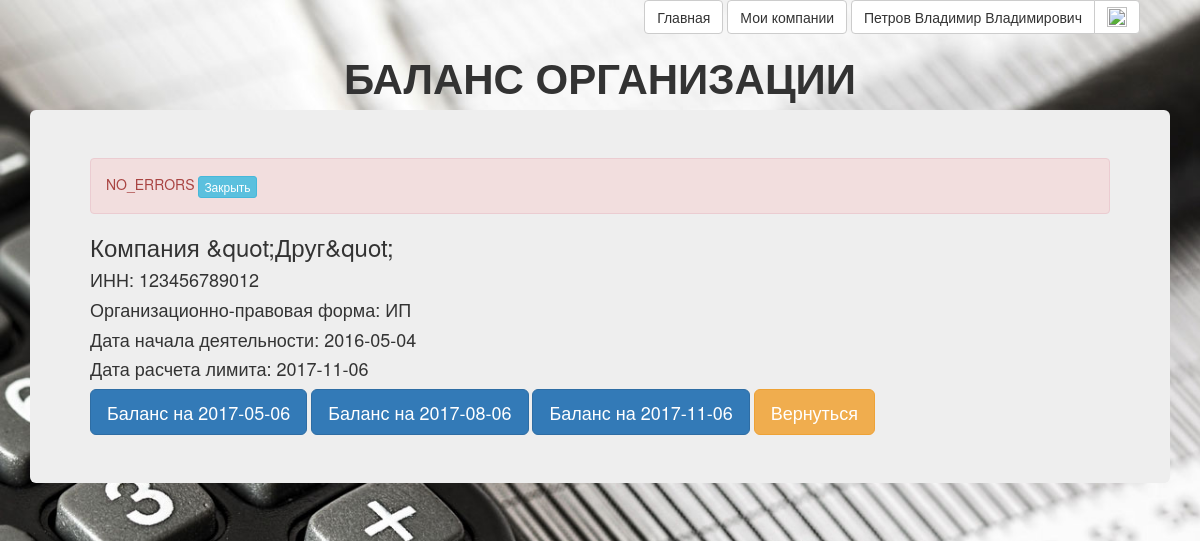
Page /cred_limit/balance_dates.php?Company_Id=17 (signed in) on the committed database.
### tables this page shows
CREATE TABLE `users` (
  `id` bigint(20) UNSIGNED NOT NULL,
  `email` char(64) NOT NULL,
  `nickname` char(64) NOT NULL,
  `password` char(225) NOT NULL,
  `fullname` char(100) DEFAULT NULL,
  `newsletter` tinyint(1) DEFAULT NULL,
  `status_active` tinyint(1) NOT NULL
);

CREATE TABLE `company` (
  `Id` int(10) UNSIGNED NOT NULL,
  `INN` bigint(20) UNSIGNED NOT NULL,
  `GSZ_Id` tinyint(2) UNSIGNED NOT NULL,
  `User_Id` bigint(20) UNSIGNED NOT NULL,
  `Name` char(150) NOT NULL,
  `OPF_Id` tinyint(2) UNSIGNED NOT NULL,
  `SNO_Id` tinyint(2) UNSIGNED NOT NULL,
  `Date_Registr` date DEFAULT NULL,
  `Date_Begin_Work` date DEFAULT NULL
);

CREATE TABLE `OPF` (
  `Id` tinyint(2) UNSIGNED NOT NULL,
  `Brief_Name` varchar(10) NOT NULL,
  `Full_Name` varchar(100) NOT NULL,
  `INN_Length` tinyint(2) UNSIGNED NOT NULL,
  `Is_Corporation` tinyint(1) NOT NULL DEFAULT '1' COMMENT 'Признак того, что компания является организацией (не ИП). У ИП=0, у других = 1.'
);

CREATE TABLE `calc_limit_dates` (
  `Id` tinyint(2) NOT NULL,
  `Date_calc_limit` date NOT NULL,
  `GSZ_Id` tinyint(2) UNSIGNED NOT NULL
);

### registration/lib/common.php (called while the page is built, shortened)
<?php
function get_current_user_id()
{
	return $_SESSION['user_id'];
}
function db_user_find_by_id($dbh, $id)
{
	$query = 'SELECT * FROM users WHERE id=?';
	$stmt = mysqli_prepare($dbh, $query);
	mysqli_stmt_bind_param($stmt, 's', $id);
	if (mysqli_stmt_execute($stmt) === false)
		db_handle_error($dbh);
	$qr = mysqli_stmt_get_result($stmt);
	$result = mysqli_fetch_assoc($qr);
	return $result;
}

### cred_limit/script/cred_limit_scripts.php (called while the page is built, shortened)
<?php
require_once($_SERVER['DOCUMENT_ROOT'].'/script/app_config.php');
class GSZ_Item
{
	function __construct($id)
	{
		$query = "SELECT `Brief_Name`, `Full_Name` FROM GSZ WHERE `Id`={$id}";
		$row = getRow($query);
		$query = "SELECT min(`Date_Begin_Work`) FROM `company` WHERE `GSZ_Id`={$id}";
		$Date_Begin_Work = getCell($query);
		$query = "SELECT COUNT(*) FROM `company` WHERE `GSZ_Id`={$id}";
		$NumberCompany = getCell($query);
		$query = "SELECT `Id`, `Date_calc_limit` FROM `calc_limit_dates` WHERE `GSZ_Id`={$id}";
		$result_array = getRow($query);
		$Date_calc_limit = $result_array['Date_calc_limit'];
		$this->Date_calc_limit = (is_null($Date_calc_limit) ? "" : $Date_calc_limit);
	}
}
class Company_Item
{
	function __construct($Company_Id)
	{
		$query = "SELECT `A`.`Name` AS `Name`, `A`.`INN` AS `INN`, `A`.`GSZ_Id` AS `GSZ_Id`, `A`.`OPF_Id` AS `OPF_Id`, `A`.`SNO_Id` AS `SNO_Id`, `B`.`Brief_Name` AS `OPF`, ";
		$query .= " `C`.`Brief_Name` AS `SNO`, `D`.`Brief_Name` AS  `GSZ_Name`, `A`.`Date_Registr`, `A`.`Date_Begin_Work`, `B`.`Is_Corporation` ";
		$query .= "FROM `Company` `A`, `OPF` `B`, `SNO` `C` , `GSZ` `D` ";
		$query .= "WHERE `A`.`Id`={$Company_Id} AND (`A`.`OPF_Id`=`B`.`Id`) AND (`A`.`SNO_Id`=`C`.`Id`) AND (`A`.`GSZ_Id`=`D`.`Id`)";
		$row = getRow($query);
		$this->Id = $Company_Id;
		$this->Name = htmlspecialchars($row['Name']);
		$this->INN = $row['INN'];
		$this->GSZ_Id = $row['GSZ_Id'];
		$this->OPF = $row['OPF'];
		$this->Date_Begin_Work = (is_null($row['Date_Begin_Work']) ? "" : $row['Date_Begin_Work']);
		$this->Is_Corporation = $row['Is_Corporation'];
	}
}
function get_error_message()
{
	if (isset($_GET['error']))
		return (ERROR_MESSAGE_PREFIX . '<strong>'.htmlspecialchars(urldecode($_GET['error'])).'.</strong>');
	else
		return NO_ERRORS_MESSAGE;
}
function get_Balance_Dates($Date_calc_limit, $is_Corporation = 0)
{
	$Balance_Dates = [];
	$Date1 = new DateTime($Date_calc_limit);
	if ($is_Corporation)
	{
		$month = (int)($Date1->format("n"));
		if ($month <= 3) $Date3 = $Date1->format("Y-01-01");
		if (($month >= 4) and ($month <= 6)) $Date3 = $Date1->format("Y-04-01");
		if (($month >= 7) and ($month <= 9)) $Date3 = $Date1->format("Y-07-01");
		if ($month >= 10) $Date3 = $Date1->format("Y-10-01");
	}
	else
	{
		$Date3 = $Date_calc_limit;
	};
	$Date = new DateTime($Date3);
	$Date->modify("-6 month");
	$Balance_Dates[] = $Date->format("Y-m-d");
	$Date = new DateTime($Date3);
	$Date->modify("-3 month");
	$Balance_Dates[] = $Date->format("Y-m-d");
	$Balance_Dates[] = $Date3;
	return $Balance_Dates;
}

### script/finansist_scripts.php (called while the page is built, shortened)
<?php
require_once $_SERVER['DOCUMENT_ROOT'].'/registration/lib/common.php';
function xss($data)
{
    if (is_array($data))
    {
        $escaped = array();
        foreach ($data as $key => $value)
        {
            $escaped[$key] = xss($value);
        }
        return $escaped;
    }
    return trim(htmlspecialchars($data));
}
function getCell($query)
{
    global $mysqli;
    $result_set = $mysqli->query($query);
    $arr = array_values($result_set->fetch_assoc());
    return $arr[0];
}
function getRow($query)
{
    global $mysqli;
    $result_set = $mysqli->query($query);
    $row = $result_set->fetch_assoc();
    return $row;
}
?>

### script/app_config.php (called while the page is built, shortened)
<?php
require_once 'finansist_scripts.php';
$get = xss($_GET);

### cred_limit/balance_dates.php (the view, shortened to what this page needs)
<?php
	require_once('./script/cred_limit_scripts.php');
	include_once ($_SERVER['DOCUMENT_ROOT'].'\registration\header_login.php');
    $company = new Company_Item($get["Company_Id"]);
    $GSZ = new GSZ_Item($company->GSZ_Id);
	$Balance_Dates = get_Balance_Dates($GSZ->Date_calc_limit, $company->Is_Corporation);
	$error_message = get_error_message();
?>
<!DOCTYPE html>
<html>
<head>
	<link href="/css/bootstrap.min.css" rel="stylesheet"/>
	<link href="/css/style.css" rel="stylesheet"/>
</head>
<body>
	<div class="container">
		<header>
			<h2 class="text-center">БАЛАНС ОРГАНИЗАЦИИ</h2>
		</header>
		<div class="jumbotron">
			<div id="error_message_div" class="alert alert-danger" role="alert">
				<span id="error_message"><?=$error_message?></span>
				<button id="btnError_message" type="button" class="btn btn-info btn-xs">Закрыть</button>
			</div>
            <h3><?=$company->Name?></h3>
            <h4>ИНН: <?=$company->INN?></h4>
            <h4>Организационно-правовая форма: <?=$company->OPF?></h4>
            <h4>Дата начала деятельности: <?=$company->Date_Begin_Work?></h4>
            <h4>Дата расчета лимита: <?=$GSZ->Date_calc_limit?></h4>
            <a class="btn btn-primary btn-lg"
                href="<?=HTML_PATH_BALANCE_FORM?>?Company_Id=<?=$company->Id?>&date=<?=$Balance_Dates[0]?>">
                Баланс на <?=$Balance_Dates[0]?></a>
            <a class="btn btn-primary btn-lg"
                href="<?=HTML_PATH_BALANCE_FORM?>?Company_Id=<?=$company->Id?>&date=<?=$Balance_Dates[1]?>">
                Баланс на <?=$Balance_Dates[1]?></a>
            <a class="btn btn-primary btn-lg"
                href="<?=HTML_PATH_BALANCE_FORM?>?Company_Id=<?=$company->Id?>&date=<?=$Balance_Dates[2]?>">
                Баланс на <?=$Balance_Dates[2]?></a>
            <a class="btn btn-warning btn-lg" href="<?=HTML_PATH_FINANCE_COMPANY_LIST_FORM?>?GSZ_Id=<?=$company->GSZ_Id?>">Вернуться</a>
		</div>
	</div>
</body>
</html>

### registration/header_login.php (shortened to what this page needs)
<?php
$dbh = db_connect();
$current_user = db_user_find_by_id($dbh, get_current_user_id());
?>
<html>
<div align="right" style="margin-right:5%" class="wrapper">
		<?php if ($current_user): ?>
			<a href="../" class="btn btn-default">Главная</a>
			<a href="../registration\users_company.php" class="btn btn-default">Мои компании</a>
			<div class="btn-group">
			  <a href="../registration/users_setting.php" title="Настройки профиля" class="btn btn-default"><?= $current_user['fullname'] ?></a>
			  <a href="../registration/logout.php" title="Выход" class="btn btn-default"><img width="20" height="20" src="../img/Out.png"></a>
			</div>
		<?php endif; ?>
</div>
</html>

### css/style.css (style rules this page uses)
body { background-image: url(../img/bg.jpg); height: 100%; background-repeat: no-repeat; background-size: cover; }
h2 { font-size: 42px; font-style: normal; font-weight: 700; text-transform: uppercase; }
.jumbotron { text-align: left; }

### rows in the picture
users: fullname "Петров Владимир Владимирович"
company: Name "Компания &quot;Друг&quot;", INN "123456789012", OPF_Id.Brief_Name "ИП", Date_Begin_Work "2016-05-04"
calc_limit_dates: Date_calc_limit "2017-11-06", Date_calc_limit.Is_Corporation "2017-05-06", Date_calc_limit.Is_Corporation "2017-08-06"

### other values in the picture
$error_message "NO_ERRORS"
